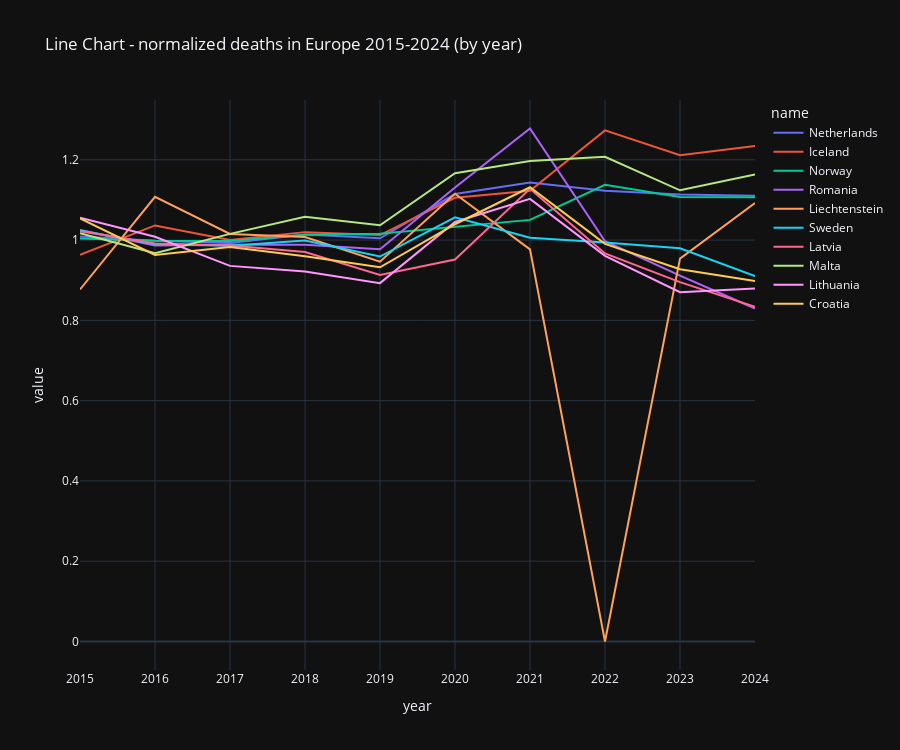

The cell this chart's notebook holds for it:
### Markdown cell above
* Note
here we can see some data might not be trust-worthy.
see `Liechtenstein`

### Code cell
title = 'Line Chart - normalized deaths in Europe 2015-2024 (by year)'
display(MD(f'### {title}'))

display(MD(f'#### Only the top 5 values in 2024, and the bottom 5 values in 2024'))
display(MD(f'#### Only where the deaths are from people who are less than 80 years old'))

temp = cd[(cd['source']=='deaths') & (cd['filter']=='LT80') & (cd['value_type']=='normalized')]

head2024 = temp[(temp['year']==2024)].sort_values(by='value', ascending=False).head(5)
tail2024 = temp[(temp['year']==2024)].sort_values(by='value', ascending=False).tail(5)


temp = temp[
    (temp['name'].isin(head2024.name))
    | (temp['name'].isin(tail2024.name))
    ]

temp = temp.sort_values(by='value', ascending=True)
temp = temp.sort_values(by='year', ascending=True)


fig = px.line(
    temp,
    x='year',
    y='value',
    color='name',
    height=750 ,
    hover_data={
        'name', 'abbr', 'value'
    },
    title=title
    )
fig.update_layout(template="plotly_dark")

### Figure 1 — Plotly figure (JSON) as saved in the notebook; plotly's stock layout.template omitted (floating-point values rounded to 4 significant figures)
{"data": [{"customdata": [["NL", "Netherlands"], ["NL", "Netherlands"], ["NL", "Netherlands"], ["NL", "Netherlands"], ["NL", "Netherlands"], ["NL", "Netherlands"], ["NL", "Netherlands"], ["NL", "Netherlands"], ["NL", "Netherlands"], ["NL", "Netherlands"]], "hovertemplate": "name=%{customdata[1]}<br>year=%{x}<br>value=%{y}<br>abbr=%{customdata[0]}<extra></extra>", "legendgroup": "Netherlands", "line": {"color": "#636efa", "dash": "solid"}, "marker": {"symbol": "circle"}, "mode": "lines", "name": "Netherlands", "orientation": "v", "showlegend": true, "type": "scatter", "x": [2015, 2016, 2017, 2018, 2019, 2020, 2021, 2022, 2023, 2024], "xaxis": "x", "y": [1.009, 0.9981, 0.9928, 1.014, 1.004, 1.115, 1.144, 1.123, 1.113, 1.111], "yaxis": "y"}, {"customdata": [["IS", "Iceland"], ["IS", "Iceland"], ["IS", "Iceland"], ["IS", "Iceland"], ["IS", "Iceland"], ["IS", "Iceland"], ["IS", "Iceland"], ["IS", "Iceland"], ["IS", "Iceland"], ["IS", "Iceland"]], "hovertemplate": "name=%{customdata[1]}<br>year=%{x}<br>value=%{y}<br>abbr=%{customdata[0]}<extra></extra>", "legendgroup": "Iceland", "line": {"color": "#EF553B", "dash": "solid"}, "marker": {"symbol": "circle"}, "mode": "lines", "name": "Iceland", "orientation": "v", "showlegend": true, "type": "scatter", "x": [2015, 2016, 2017, 2018, 2019, 2020, 2021, 2022, 2023, 2024], "xaxis": "x", "y": [0.9635, 1.036, 1, 1.02, 1.013, 1.105, 1.123, 1.273, 1.212, 1.235], "yaxis": "y"}, {"customdata": [["NO", "Norway"], ["NO", "Norway"], ["NO", "Norway"], ["NO", "Norway"], ["NO", "Norway"], ["NO", "Norway"], ["NO", "Norway"], ["NO", "Norway"], ["NO", "Norway"], ["NO", "Norway"]], "hovertemplate": "name=%{customdata[1]}<br>year=%{x}<br>value=%{y}<br>abbr=%{customdata[0]}<extra></extra>", "legendgroup": "Norway", "line": {"color": "#00cc96", "dash": "solid"}, "marker": {"symbol": "circle"}, "mode": "lines", "name": "Norway", "orientation": "v", "showlegend": true, "type": "scatter", "x": [2015, 2016, 2017, 2018, 2019, 2020, 2021, 2022, 2023, 2024], "xaxis": "x", "y": [1.004, 0.9982, 0.998, 1.013, 1.016, 1.034, 1.05, 1.138, 1.107, 1.106], "yaxis": "y"}, {"customdata": [["RO", "Romania"], ["RO", "Romania"], ["RO", "Romania"], ["RO", "Romania"], ["RO", "Romania"], ["RO", "Romania"], ["RO", "Romania"], ["RO", "Romania"], ["RO", "Romania"], ["RO", "Romania"]], "hovertemplate": "name=%{customdata[1]}<br>year=%{x}<br>value=%{y}<br>abbr=%{customdata[0]}<extra></extra>", "legendgroup": "Romania", "line": {"color": "#ab63fa", "dash": "solid"}, "marker": {"symbol": "circle"}, "mode": "lines", "name": "Romania", "orientation": "v", "showlegend": true, "type": "scatter", "x": [2015, 2016, 2017, 2018, 2019, 2020, 2021, 2022, 2023, 2024], "xaxis": "x", "y": [1.025, 0.9865, 0.9886, 0.9887, 0.977, 1.131, 1.278, 0.9971, 0.9113, 0.8297], "yaxis": "y"}, {"customdata": [["LI", "Liechtenstein"], ["LI", "Liechtenstein"], ["LI", "Liechtenstein"], ["LI", "Liechtenstein"], ["LI", "Liechtenstein"], ["LI", "Liechtenstein"], ["LI", "Liechtenstein"], ["LI", "Liechtenstein"], ["LI", "Liechtenstein"], ["LI", "Liechtenstein"]], "hovertemplate": "name=%{customdata[1]}<br>year=%{x}<br>value=%{y}<br>abbr=%{customdata[0]}<extra></extra>", "legendgroup": "Liechtenstein", "line": {"color": "#FFA15A", "dash": "solid"}, "marker": {"symbol": "circle"}, "mode": "lines", "name": "Liechtenstein", "orientation": "v", "showlegend": true, "type": "scatter", "x": [2015, 2016, 2017, 2018, 2019, 2020, 2021, 2022, 2023, 2024], "xaxis": "x", "y": [0.8769, 1.108, 1.015, 1.008, 0.9462, 1.115, 0.9769, 0, 0.9538, 1.092], "yaxis": "y"}, {"customdata": [["SE", "Sweden"], ["SE", "Sweden"], ["SE", "Sweden"], ["SE", "Sweden"], ["SE", "Sweden"], ["SE", "Sweden"], ["SE", "Sweden"], ["SE", "Sweden"], ["SE", "Sweden"], ["SE", "Sweden"]], "hovertemplate": "name=%{customdata[1]}<br>year=%{x}<br>value=%{y}<br>abbr=%{customdata[0]}<extra></extra>", "legendgroup": "Sweden", "line": {"color": "#19d3f3", "dash": "solid"}, "marker": {"symbol": "circle"}, "mode": "lines", "name": "Sweden", "orientation": "v", "showlegend": true, "type": "scatter", "x": [2015, 2016, 2017, 2018, 2019, 2020, 2021, 2022, 2023, 2024], "xaxis": "x", "y": [1.024, 0.9899, 0.9861, 0.9987, 0.959, 1.057, 1.006, 0.994, 0.9794, 0.9106], "yaxis": "y"}, {"customdata": [["LV", "Latvia"], ["LV", "Latvia"], ["LV", "Latvia"], ["LV", "Latvia"], ["LV", "Latvia"], ["LV", "Latvia"], ["LV", "Latvia"], ["LV", "Latvia"], ["LV", "Latvia"], ["LV", "Latvia"]], "hovertemplate": "name=%{customdata[1]}<br>year=%{x}<br>value=%{y}<br>abbr=%{customdata[0]}<extra></extra>", "legendgroup": "Latvia", "line": {"color": "#FF6692", "dash": "solid"}, "marker": {"symbol": "circle"}, "mode": "lines", "name": "Latvia", "orientation": "v", "showlegend": true, "type": "scatter", "x": [2015, 2016, 2017, 2018, 2019, 2020, 2021, 2022, 2023, 2024], "xaxis": "x", "y": [1.022, 0.9913, 0.9866, 0.9703, 0.9129, 0.9516, 1.128, 0.9666, 0.8951, 0.8336], "yaxis": "y"}, {"customdata": [["MT", "Malta"], ["MT", "Malta"], ["MT", "Malta"], ["MT", "Malta"], ["MT", "Malta"], ["MT", "Malta"], ["MT", "Malta"], ["MT", "Malta"], ["MT", "Malta"], ["MT", "Malta"]], "hovertemplate": "name=%{customdata[1]}<br>year=%{x}<br>value=%{y}<br>abbr=%{customdata[0]}<extra></extra>", "legendgroup": "Malta", "line": {"color": "#B6E880", "dash": "solid"}, "marker": {"symbol": "circle"}, "mode": "lines", "name": "Malta", "orientation": "v", "showlegend": true, "type": "scatter", "x": [2015, 2016, 2017, 2018, 2019, 2020, 2021, 2022, 2023, 2024], "xaxis": "x", "y": [1.017, 0.9672, 1.016, 1.058, 1.037, 1.166, 1.197, 1.208, 1.124, 1.163], "yaxis": "y"}, {"customdata": [["LT", "Lithuania"], ["LT", "Lithuania"], ["LT", "Lithuania"], ["LT", "Lithuania"], ["LT", "Lithuania"], ["LT", "Lithuania"], ["LT", "Lithuania"], ["LT", "Lithuania"], ["LT", "Lithuania"], ["LT", "Lithuania"]], "hovertemplate": "name=%{customdata[1]}<br>year=%{x}<br>value=%{y}<br>abbr=%{customdata[0]}<extra></extra>", "legendgroup": "Lithuania", "line": {"color": "#FF97FF", "dash": "solid"}, "marker": {"symbol": "circle"}, "mode": "lines", "name": "Lithuania", "orientation": "v", "showlegend": true, "type": "scatter", "x": [2015, 2016, 2017, 2018, 2019, 2020, 2021, 2022, 2023, 2024], "xaxis": "x", "y": [1.056, 1.008, 0.9357, 0.9215, 0.8928, 1.045, 1.103, 0.9607, 0.87, 0.8793], "yaxis": "y"}, {"customdata": [["HR", "Croatia"], ["HR", "Croatia"], ["HR", "Croatia"], ["HR", "Croatia"], ["HR", "Croatia"], ["HR", "Croatia"], ["HR", "Croatia"], ["HR", "Croatia"], ["HR", "Croatia"], ["HR", "Croatia"]], "hovertemplate": "name=%{customdata[1]}<br>year=%{x}<br>value=%{y}<br>abbr=%{customdata[0]}<extra></extra>", "legendgroup": "Croatia", "line": {"color": "#FECB52", "dash": "solid"}, "marker": {"symbol": "circle"}, "mode": "lines", "name": "Croatia", "orientation": "v", "showlegend": true, "type": "scatter", "x": [2015, 2016, 2017, 2018, 2019, 2020, 2021, 2022, 2023, 2024], "xaxis": "x", "y": [1.054, 0.963, 0.9831, 0.9597, 0.9323, 1.039, 1.132, 0.9905, 0.9275, 0.8978], "yaxis": "y"}], "layout": {"height": 750, "legend": {"title": {"text": "name"}, "tracegroupgap": 0}, "title": {"text": "Line Chart - normalized deaths in Europe 2015-2024 (by year)"}, "xaxis": {"anchor": "y", "domain": [0, 1], "title": {"text": "year"}}, "yaxis": {"anchor": "x", "domain": [0, 1], "title": {"text": "value"}}}}
